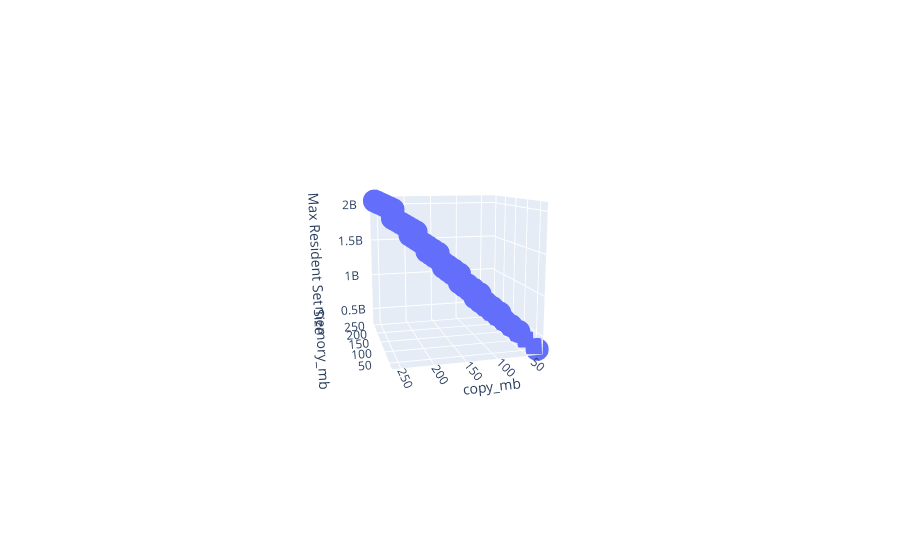

The notebook cell saved with this chart:
### Code cell
import pandas as pd
import numpy as np
import plotly.graph_objects as go
# Read data from a csv
# z_data = pd.read_csv('https://raw.githubusercontent.com/plotly/datasets/master/api_docs/mt_bruno_elevation.csv')
# z = z_data.values
# sh_0, sh_1 = z.shape
# x, y = np.linspace(0, 1, sh_0), np.linspace(0, 1, sh_1)
# fig = go.Figure(data=[go.Surface(z=df["Simulation time"], x=df["memory_mb"], y=df["copy_mb"])])
# fig = go.Figure(data=[go.Scatter3d(z=df["Max Resident Set Size"], x=df["memory_mb"], y=df["copy_mb"], xlabel="hi")])
fig = px.scatter_3d(df, x = "memory_mb", y="copy_mb", z="Max Resident Set Size")
# fig.update_layout(title='Mt Bruno Elevation', autosize=False,
#                   width=500, height=500,
#                   margin=dict(l=65, r=50, b=65, t=90))
plotly.offline.iplot(fig)

### Figure 1 — Plotly figure (JSON) as saved in the notebook; plotly's stock layout.template omitted (floating-point values rounded to 4 significant figures)
{"data": [{"hovertemplate": "memory_mb=%{x}<br>copy_mb=%{y}<br>Max Resident Set Size=%{z}<extra></extra>", "legendgroup": "", "marker": {"color": "#636efa", "symbol": "circle"}, "mode": "markers", "name": "", "scene": "scene", "showlegend": false, "type": "scatter3d", "x": ["96", "160", "64", "192", "64", "256", "160", "192", "160", "96", "32", "256", "96", "160", "32", "96", "256", "192", "224", "64", "32", "192", "160", "128", "32", "224", "32", "256", "32", "192", "64", "256", "96", "64", "64", "224", "128", "256", "224", "128", "224", "96", "160", "128", "192", "128", "96", "224", "32", "160", "192", "32", "64", "256", "128", "96", "224", "128", "192", "128", "256", "160", "64", "224"], "y": ["32", "96", "192", "256", "128", "64", "160", "32", "224", "256", "32", "128", "160", "256", "64", "64", "160", "192", "64", "64", "96", "96", "128", "32", "192", "224", "128", "192", "160", "160", "256", "256", "128", "96", "224", "192", "160", "96", "256", "192", "96", "192", "192", "128", "224", "256", "96", "160", "256", "32", "128", "224", "160", "224", "64", "224", "128", "224", "64", "96", "32", "64", "32", "32"], "z": [332120000, 823580000, 1560960000, 2052029999, 1069340000, 578180000, 1315070000, 332028000, 1806400000, 2052290000, 331972000, 1069580000, 1315120000, 2052719999, 577716000, 578056000, 1315120000, 1560740000, 577832000, 577608000, 823564000, 823388000, 1069199999, 332388000, 1560830000, 1806960000, 1069040000, 1561020000, 1314880000, 1314830000, 2052220000, 2052230000, 1069059999, 823888000, 1806660000, 1561210000, 1315240000, 823800000, 2052509999, 1560910000, 823532000, 1560640000, 1560670000, 1069340000, 1806880000, 2052280000, 823852000, 1315040000, 2052360000, 332004000, 1069180000, 1806570000, 1315400000, 1806380000, 578148000, 1807010000, 1069480000, 1806510000, 577708000, 823616000, 332472000, 578000000, 332072000, 332044000]}], "layout": {"autosize": true, "legend": {"tracegroupgap": 0}, "margin": {"t": 60}, "scene": {"aspectmode": "auto", "aspectratio": {"x": 1, "y": 1, "z": 1}, "camera": {"center": {"x": 0, "y": 0, "z": 0}, "eye": {"x": -3.42, "y": 0.9098, "z": 0.6807}, "projection": {"type": "perspective"}, "up": {"x": 0, "y": 0, "z": 1}}, "domain": {"x": [0, 1], "y": [0, 1]}, "xaxis": {"title": {"text": "memory_mb"}, "type": "linear"}, "yaxis": {"title": {"text": "copy_mb"}, "type": "linear"}, "zaxis": {"title": {"text": "Max Resident Set Size"}, "type": "linear"}}}}
